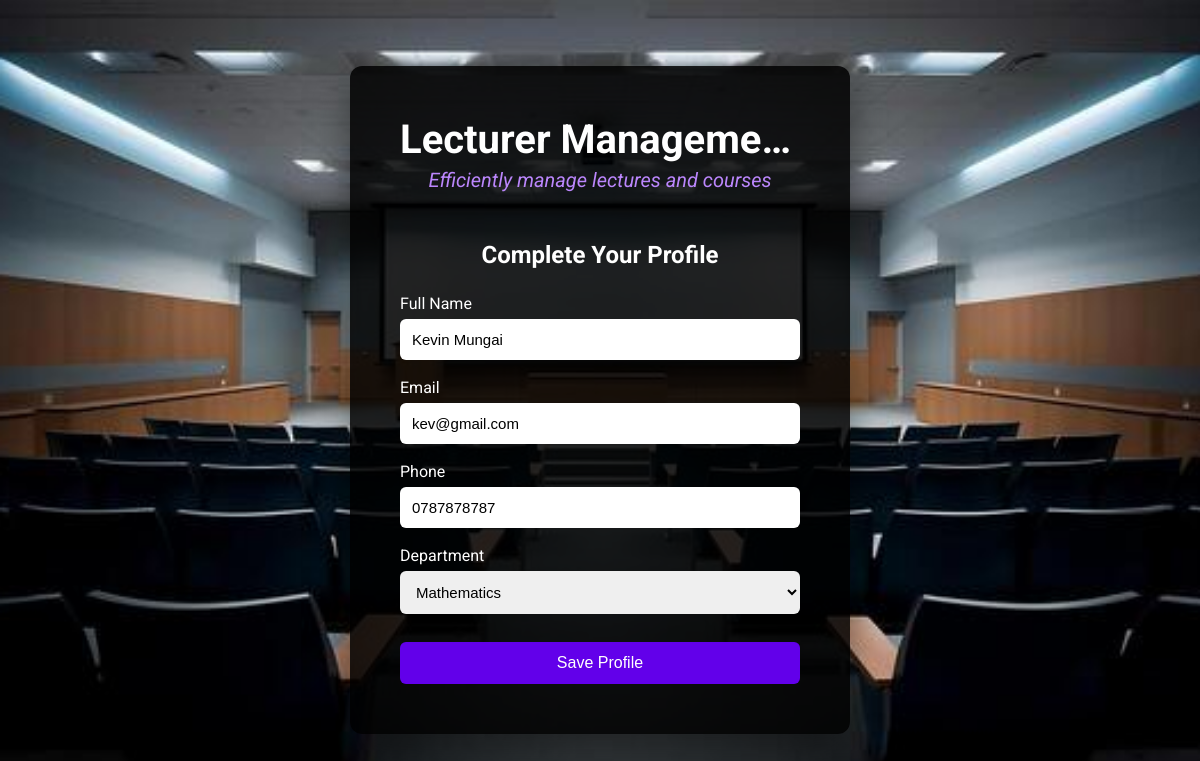
The page /complete_profile (signed in) on the database its author committed.
### app.py (models this page shows)
class Lecturer(db.Model):
    id = db.Column(db.Integer, primary_key=True)
    user_id = db.Column(db.Integer, db.ForeignKey('user.id'), nullable=False)
    department_id = db.Column(db.Integer, db.ForeignKey('department.id'), nullable=False)
    name = db.Column(db.String(150), nullable=False)
    email = db.Column(db.String(150), unique=True, nullable=False)
    phone = db.Column(db.String(20))
    courses = db.relationship('Course', backref='lecturer', lazy=True)
    leaves = db.relationship('Leave', backref='lecturer', lazy=True)

class Department(db.Model):
    id = db.Column(db.Integer, primary_key=True)
    name = db.Column(db.String(150), unique=True, nullable=False)
    description = db.Column(db.Text)
    lecturers = db.relationship('Lecturer', backref='department', lazy=True)
    students = db.relationship('Student', backref='department', lazy=True)
    courses = db.relationship('Course', backref='department', lazy=True)

### app.py (the view, shortened to what this page needs)
@app.route("/complete_profile", methods=["GET", "POST"])
@login_required
def complete_profile():
    lecturer = Lecturer.query.filter_by(user_id=current_user.id).first()
    departments = Department.query.all()
    return render_template("complete_profile.html", lecturer=lecturer, departments=departments)

### app.py (called while the page is built)
@login_manager.user_loader
def load_user(user_id):
    return User.query.get(int(user_id))

### templates/complete_profile.html (shortened to what this page needs)
<!DOCTYPE html>
<html lang="en">
<head>
</head>
<body>
<div class="wrapper">
    <div class="form-section">
        <div class="project-header">
            <div class="project-title">Lecturer Management System</div>
            <div class="project-subtitle"><i>Efficiently manage lectures and courses</i></div>
        </div>
        <h2>Complete Your Profile</h2>
        <form method="POST">
            <div class="form-group">
                <label>Full Name</label>
                <input type="text" name="name" value="{{ lecturer.name if lecturer else '' }}" required>
            </div>
            <div class="form-group">
                <label>Email</label>
                <input type="email" name="email" value="{{ lecturer.email if lecturer else '' }}" required>
            </div>
            <div class="form-group">
                <label>Phone</label>
                <input type="text" name="phone" value="{{ lecturer.phone if lecturer else '' }}">
            </div>
            <div class="form-group">
                <label>Department</label>
                <select name="department_id" required>
                    {% for dept in departments %}
                        <option value="{{ dept.id }}" {% if lecturer and lecturer.department_id == dept.id %}selected{% endif %}>{{ dept.name }}</option>
                    {% endfor %}
                </select>
            </div>
            <button type="submit">Save Profile</button>
        </form>
    </div>
</div>
</body>
</html>

### templates/complete_profile.html (style rules this page uses)
body { font-family: 'Roboto', sans-serif; margin: 0; padding: 0; background: url(/static/image/login_bg.jpg) no-repeat center center fixed; background-size: cover; display: flex; justify-content: center; align-items: center; height: 100vh; color: white; }
.wrapper { width: 500px; max-width: 95%; background: rgba(0, 0, 0, 0.85); border-radius: 12px; overflow: hidden; box-shadow: 0 15px 40px rgba(0,0,0,0.5); position: relative; }
.form-section { width: 100%; padding: 50px; box-sizing: border-box; text-align: center; }
.project-title { font-size: 28px; font-weight: 700; margin-bottom: 5px; }
.project-subtitle { font-size: 16px; color: #bb86fc; margin-bottom: 25px; }
h2 { margin-bottom: 25px; }
.form-group { margin-bottom: 18px; text-align: left; }
label { display: block; margin-bottom: 6px; }
input, select { width: 100%; padding: 12px; border: none; border-radius: 6px; font-size: 15px; box-sizing: border-box; }
button { width: 100%; padding: 12px; border: none; border-radius: 6px; background: #6200ea; color: white; font-size: 16px; cursor: pointer; margin-top: 10px; }
.project-title { font-size: clamp(8px, 4vw, 40px); white-space: nowrap; overflow: hidden; text-overflow: ellipsis; }
.project-subtitle { font-size: clamp(6px, 2.5vw, 20px); white-space: nowrap; overflow: hidden; text-overflow: ellipsis; display: inline-block; }

### rows shown on the page
Lecturer: name "Kevin Mungai", email "kev@gmail.com", phone "0787878787", department_id "Mathematics"
